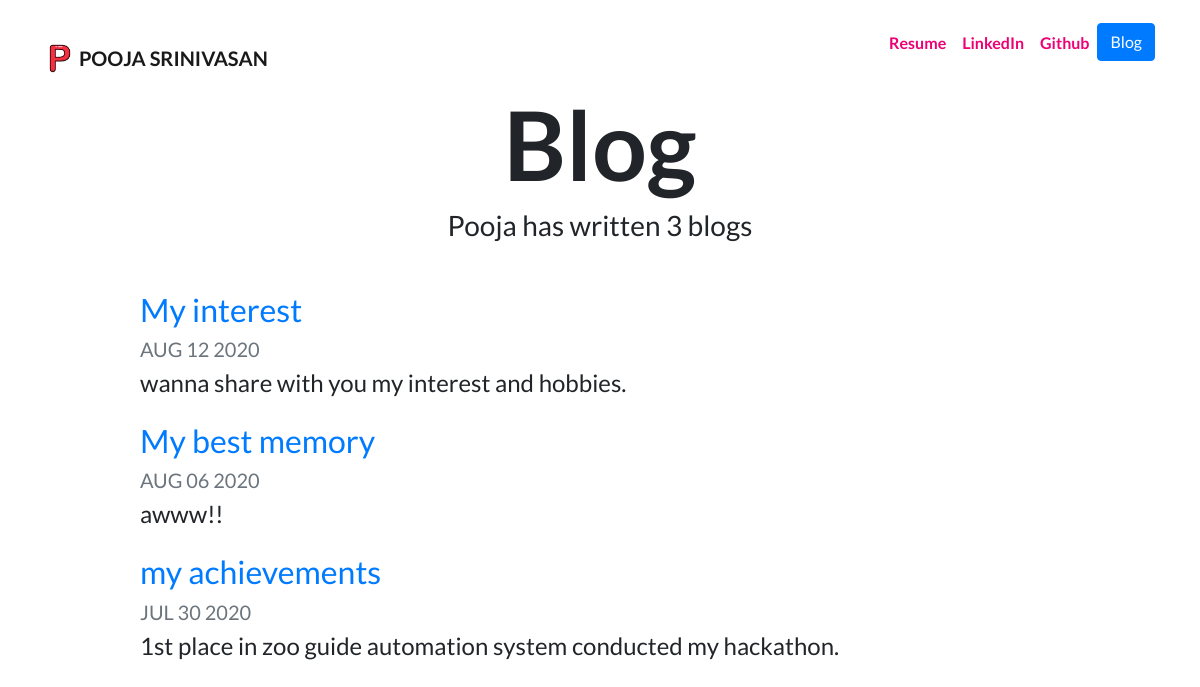
Before: /blog/ with the older database file.
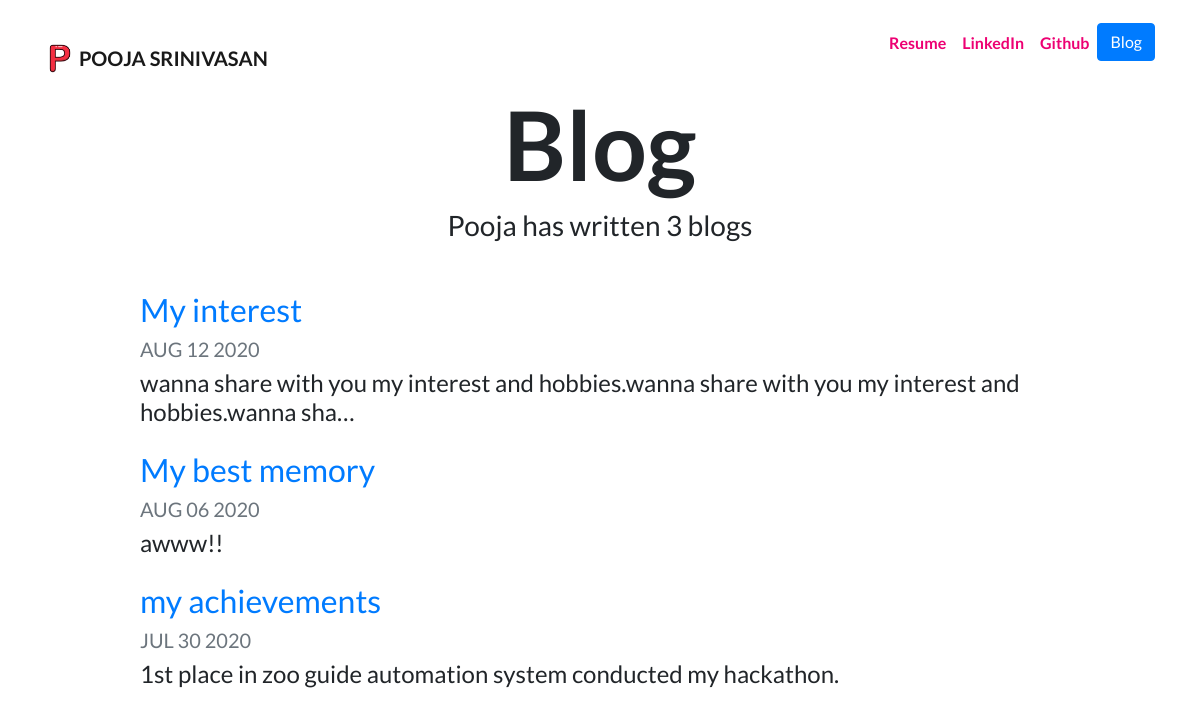
After: the same page with the newer database file.
### blog/models.py (models this page shows, shortened)
class Blog(models.Model):
    title = models.CharField(max_length=200)
    description = models.TextField()
    date = models.DateField()

### blog/views.py (the view)
# urls.py: path('',views.all_blogs, name='all_blogs'),
def all_blogs(request):
    blogs = Blog.objects.order_by('-date')
    return render(request, 'blog/all_blogs.html', {'blogs':blogs})

### blog/templates/blog/all_blogs.html
{% extends "portfolio/base.html" %}
{% load static %}
{% block content %}
<h1 id="blogtitle" class="font-weight-bold text-center">Blog</h1>
<h3 class="text-center mb-5">Pooja has written {{ blogs.count }} blog{{ blogs.count|pluralize }}</h3>
{% for blog in blogs %}
<div class="row justify-content-center my-3">
  <div class="col-md-10">
    <a href="{% url 'blog:detail' blog.id %}">
      <h2>{{ blog.title }}</h2>
    </a>
    <h5 class="text-muted">{{ blog.date|date:'M d Y'|upper }}</h5>
    <h4>{{ blog.description|striptags|truncatechars:100 }}</h4>
  </div>
</div>
{% endfor %}
{% endblock %}

Changed rows visible on the page:
changed Blog "My interest": description "wanna share with you my interest and hobbies." → "wanna share with you my interest and hobbies.wanna share with you my interest and hobbies.wanna sha…"
